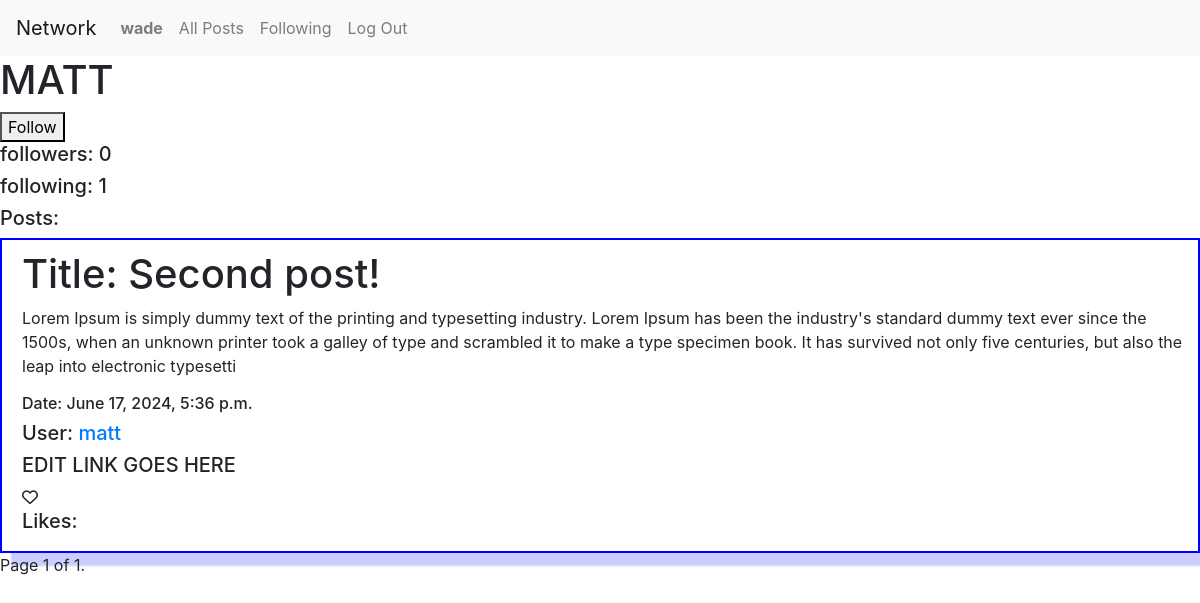
/profile/2 (signed in), run on an earlier commit of the app's database.
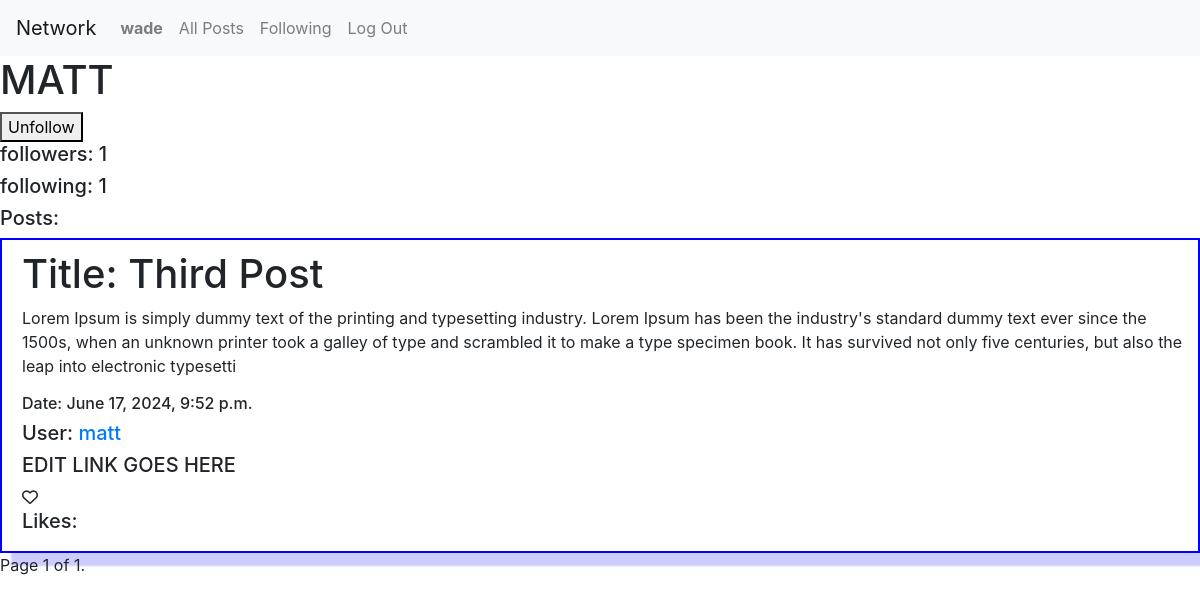
And on a later commit of the database.
### network/models.py (models this page shows)
class Posts(models.Model):
    post_title=models.CharField(max_length=20) #title
    post_text=models.TextField(max_length=330) #text
    likes=models.ManyToManyField(User,related_name="post_likes", blank=True) #likes, will be many users
    post_date=models.DateTimeField(auto_now_add=True) #date/time
    user=models.ForeignKey(User, related_name="post_author", on_delete=models.CASCADE) #user id foreign key

class User(AbstractUser):
    pass

### network/views.py (the view, shortened to what this page needs)
# urls.py: path("profile/<int:user_id>", views.profile, name="profile"), # added profile page and users user_id
@login_required(login_url='login')  #requires user to be logged in to post and view forum
def profile(request, user_id):     # profile page
    viewer = request.user                 # gets logged in users info and profile
    viewer_profile = get_object_or_404(Profile, user=viewer)
    user = get_object_or_404(User, id=user_id) # gets user and profile of user clicked on
    profile = get_object_or_404(Profile, user=user)
    profile_followers= profile.followers.count()
    profile_following= profile.following.count()
    posts=Posts.objects.filter(user=user) # filter posts by user referenced by profile user above
    posts=posts.order_by("-post_date") # order posts by date
    for post in posts:                     # loop through all ordered posts and add a temporary attribute of the number of likes per post
        post.likes_counts=post.likes.count()
    p=Paginator(posts,10)            # paginating
    page_number=request.GET.get('page')
    page_obj=p.get_page(page_number)
    return render(request, "network/profile.html", {'viewer_profile':viewer_profile, 'profile':profile, 'page_obj':page_obj, 'profile_followers': profile_followers, 'profile_following': profile_following})   # renders profile.html of the user

### network/templates/network/profile.html (shortened to what this page needs)
{% extends "network/layout.html" %}
{% block body %}
<h1>
    {{profile.user| upper}}
</h1>
{% if viewer_profile.user != profile.user %}
<form name="form" method="post">
    {% if viewer_profile.user in profile.followers.all %}
        <button type="submit">Unfollow</button>
    {% else %}
        <button type="submit">Follow</button>
    {% endif %}
</form>
{% endif %}
{% if profile_followers > 0 %}
<h5>followers: {{profile_followers}}</h5>
{% else %}
<h5>followers: 0</h5>
{% endif %}
{% if profile_following > 0 %}
<h5>following: {{profile_following}}</h5>
{% else %}
<h5>following: 0 </h5>
{% endif %}
<h5>Posts:</h5>
{% for page in page_obj %}
<div class="Post">
<h1>Title: {{page.post_title}}</h1>
<p>{{page.post_text}}</p>
<h6>Date: {{page.post_date}}</h6>
<h5>User: <a href="{% url 'profile' page.user.id %}">{{ page.user.username }}</a></h5>
<h5>EDIT LINK GOES HERE</h5>
<div class="heart_container">
    <i class="fa-regular fa-heart"></i>
</div>
<h5>Likes: {{post.likes_counts}}</h5>
</div>
{% endfor %}
<nav aria-label="Page navigation">
    <ul class="pagination">
        {% if page_obj.paginator.num_pages > 0 %}
        <li>
        <span class="pagination">
            Page {{ page_obj.number }} of {{ page_obj.paginator.num_pages }}.
        </span>
        </li>
        {% else %}
        <H1> No pages to display</H1>
        {% endif %}
    </ul>
    </nav>
{% endblock %}

What changed in the data, as far as the page shows it:
no longer on this page (row edited): Posts: post_title "Second post!", post_text "Lorem Ipsum is simply dummy text of the printing and typesetting industry. Lorem Ipsum has been the industry's standard dummy text ever since the 1500s, when an unknown printer took a galley of type and scrambled it to make a type specimen book. It has survived not only five centuries, but also the leap into electronic typesetti", post_date "June 17, 2024, 5:36 p.m.", user.username "matt"
added Posts: post_title "Third Post", post_text "Lorem Ipsum is simply dummy text of the printing and typesetting industry. Lorem Ipsum has been the industry's standard dummy text ever since the 1500s, when an unknown printer took a galley of type and scrambled it to make a type specimen book. It has survived not only five centuries, but also the leap into electronic typesetti", post_date "June 17, 2024, 9:52 p.m.", user.username "matt"
Also different on the page:
{{ profile_followers }}: (not shown) → "1"
text no longer shown: "Follow followers: 0"
text now shown: "Unfollow followers:"
